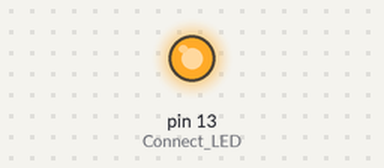
The sketch below on a simulated Arduino Uno, built with avr-gcc and run on an emulated ATmega328P. On the bench: output pins drawn as LEDs (lit = HIGH). What the sketch prints to the serial monitor is not drawn.

Above: at 0.1 s.
At 0.6 s:
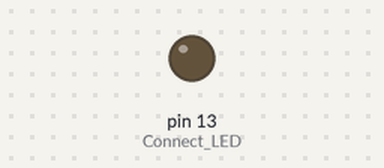
Timing chart, 0 to 2.1 s (numbered marks = the images above):
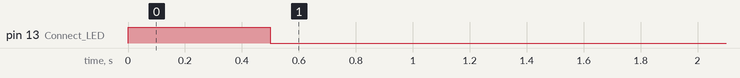

The sketch:

iButtonSimple.ino
```cpp
#include <OneWire.h>

OneWire  ds(4); // Connect data to pin 4

void setup() {
  Serial.begin(9600);

  pinMode(13, OUTPUT); // Connect LED+/- to pin 13
  digitalWrite(13, HIGH);
  delay(500);
  digitalWrite(13, LOW);

}

void loop() {

  byte addr[8];

  if ( !ds.search(addr)) {
    ds.reset_search();
    return;
  }

  Serial.print("Serial#: ");
  for ( int i = 0; i < 8; i++) {
    Serial.write(' ');
    Serial.print(addr[i], HEX);
  }

  if (OneWire::crc8(addr, 7) != addr[7]) {
    Serial.println("CRC is not valid!");
    return;
  }
  Serial.println();
}
```
